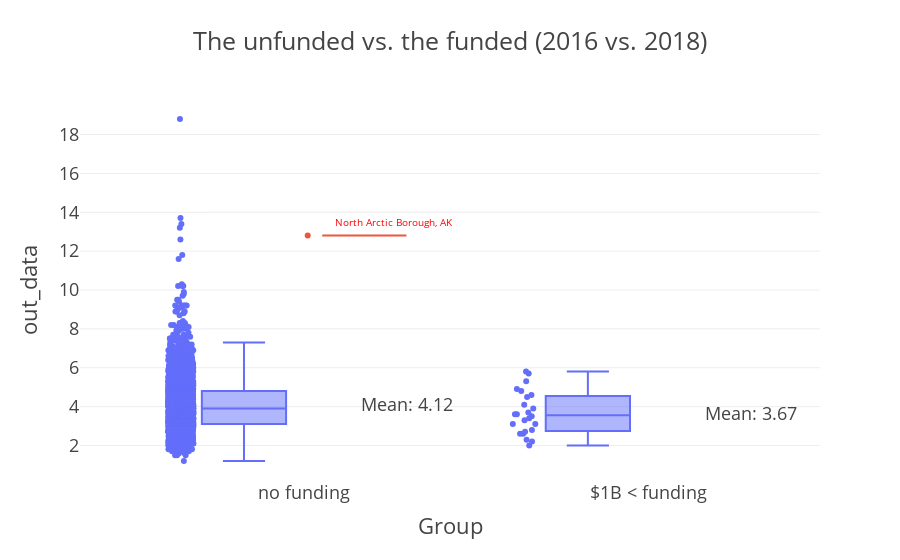

Notebook source saved alongside this figure:
### Markdown cell above
Your first stab might be to select those counties which received no funding and compare them to those that receive a decent amount thereof, say above $1B. You visualize the comparison using a boxplot.

### Code cell
#Northwest Arctic Borough, AK, fips = 2188

int_data = dg.wide[intervention]['2016']
out_data = dg.wide[outcome]['2018']

unfunded_mask = (int_data <= 0)
moderately_funded_mask = ((int_data > 1*1e8))
unfunded_data = out_data[unfunded_mask]
unfunded_fips_2188_mask = dg.wide[outcome]['GeoFIPS'][unfunded_mask] == 2188
moderately_data = out_data[moderately_funded_mask]
false_array = np.tile(False, len(moderately_data))

df = pd.DataFrame({
    'Group': ['no funding'] * len(unfunded_data) + ['$1B < funding'] *
    len(moderately_data),
    'out_data': np.concatenate([unfunded_data, moderately_data]),
   'North Arctic Borough, AK': np.concatenate([unfunded_fips_2188_mask, false_array])
})  


fig = px.box(df, x='Group', y='out_data', points='all', color = 'North Arctic Borough, AK',
             title='The unfunded vs. the funded (2016 vs. 2018)')
mean_unfunded = unfunded_data.mean()
mean_moderately = moderately_data.mean()
fig.add_annotation(x= 0.3, y=mean_unfunded, text=f'Mean: {mean_unfunded:.2f}', showarrow=False)
fig.add_annotation(x= 0.26, y=13.5, text='North Arctic Borough, AK', font=dict(size=10, color='red'), showarrow=False)
fig.add_annotation(x= 1.3, y=mean_moderately, text=f'Mean: {mean_moderately:.2f}', showarrow=False)
fig.update_layout(template='presentation')
fig.update_layout(showlegend=False)
fig.show()

### Figure 1 — Plotly figure (JSON) as saved in the notebook; plotly's stock layout.template omitted (floating-point values rounded to 4 significant figures; data arrays with more than 128 entries replaced by an {"elided": "..."} marker saying what was removed)
{"data": [{"alignmentgroup": "True", "boxpoints": "all", "hovertemplate": "North Arctic Borough, AK=False<br>Group=%{x}<br>out_data=%{y}<extra></extra>", "legendgroup": "False", "marker": {"color": "#636efa"}, "name": "False", "notched": false, "offsetgroup": "False", "orientation": "v", "showlegend": true, "type": "box", "x": {"elided": "2430 str values"}, "x0": " ", "xaxis": "x", "y": {"elided": "2430 float values"}, "y0": " ", "yaxis": "y"}, {"alignmentgroup": "True", "boxpoints": "all", "hovertemplate": "North Arctic Borough, AK=True<br>Group=%{x}<br>out_data=%{y}<extra></extra>", "legendgroup": "True", "marker": {"color": "#EF553B"}, "name": "True", "notched": false, "offsetgroup": "True", "orientation": "v", "showlegend": true, "type": "box", "x": ["no funding"], "x0": " ", "xaxis": "x", "y": [12.8], "y0": " ", "yaxis": "y"}], "layout": {"annotations": [{"showarrow": false, "text": "Mean: 4.12", "x": 0.3, "y": 4.117}, {"font": {"color": "red", "size": 10}, "showarrow": false, "text": "North Arctic Borough, AK", "x": 0.26, "y": 13.5}, {"showarrow": false, "text": "Mean: 3.67", "x": 1.3, "y": 3.671}], "boxmode": "group", "legend": {"title": {"text": "North Arctic Borough, AK"}, "tracegroupgap": 0}, "showlegend": false, "title": {"text": "The unfunded vs. the funded (2016 vs. 2018)"}, "xaxis": {"anchor": "y", "domain": [0, 1], "title": {"text": "Group"}}, "yaxis": {"anchor": "x", "domain": [0, 1], "title": {"text": "out_data"}}}}
